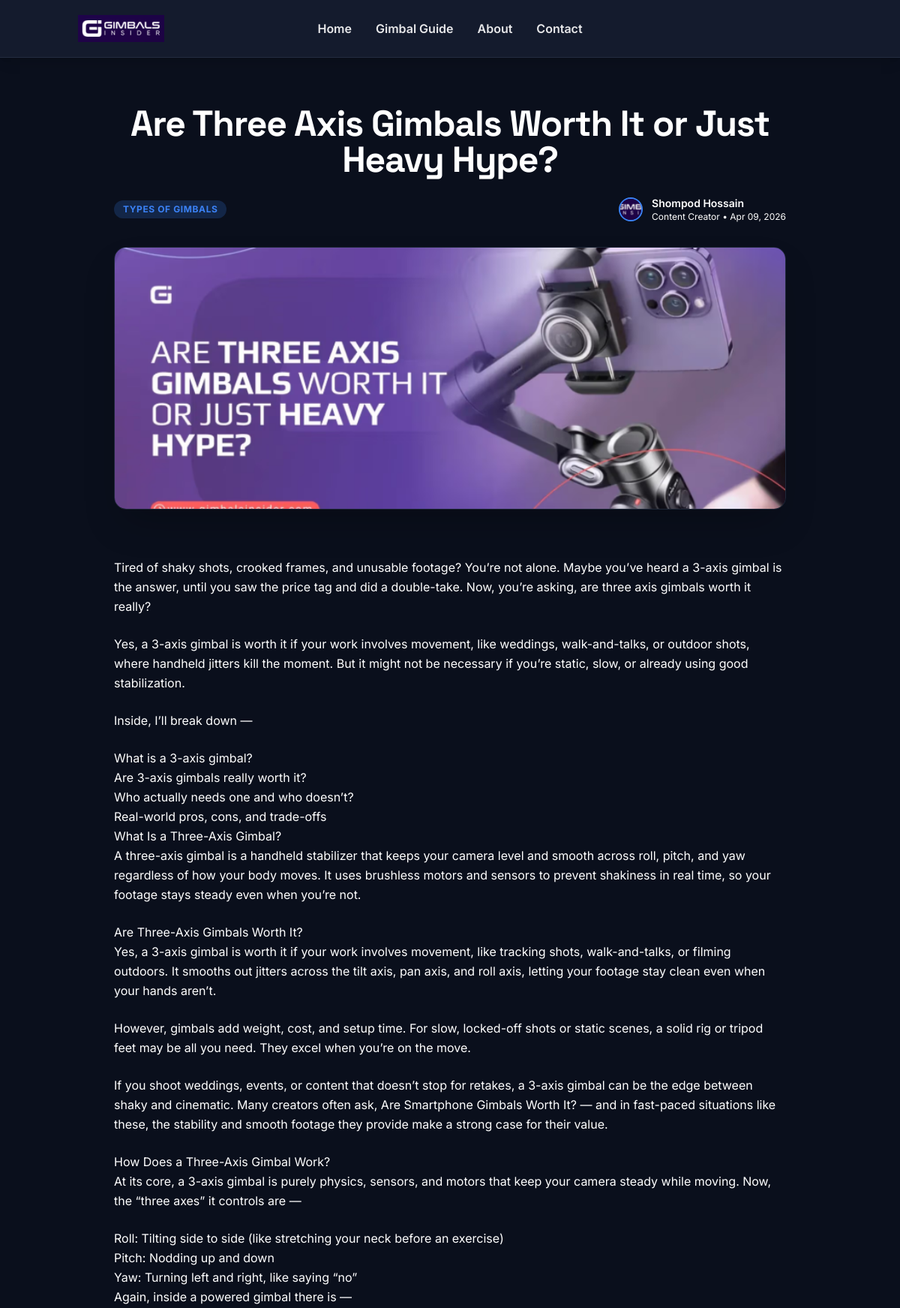
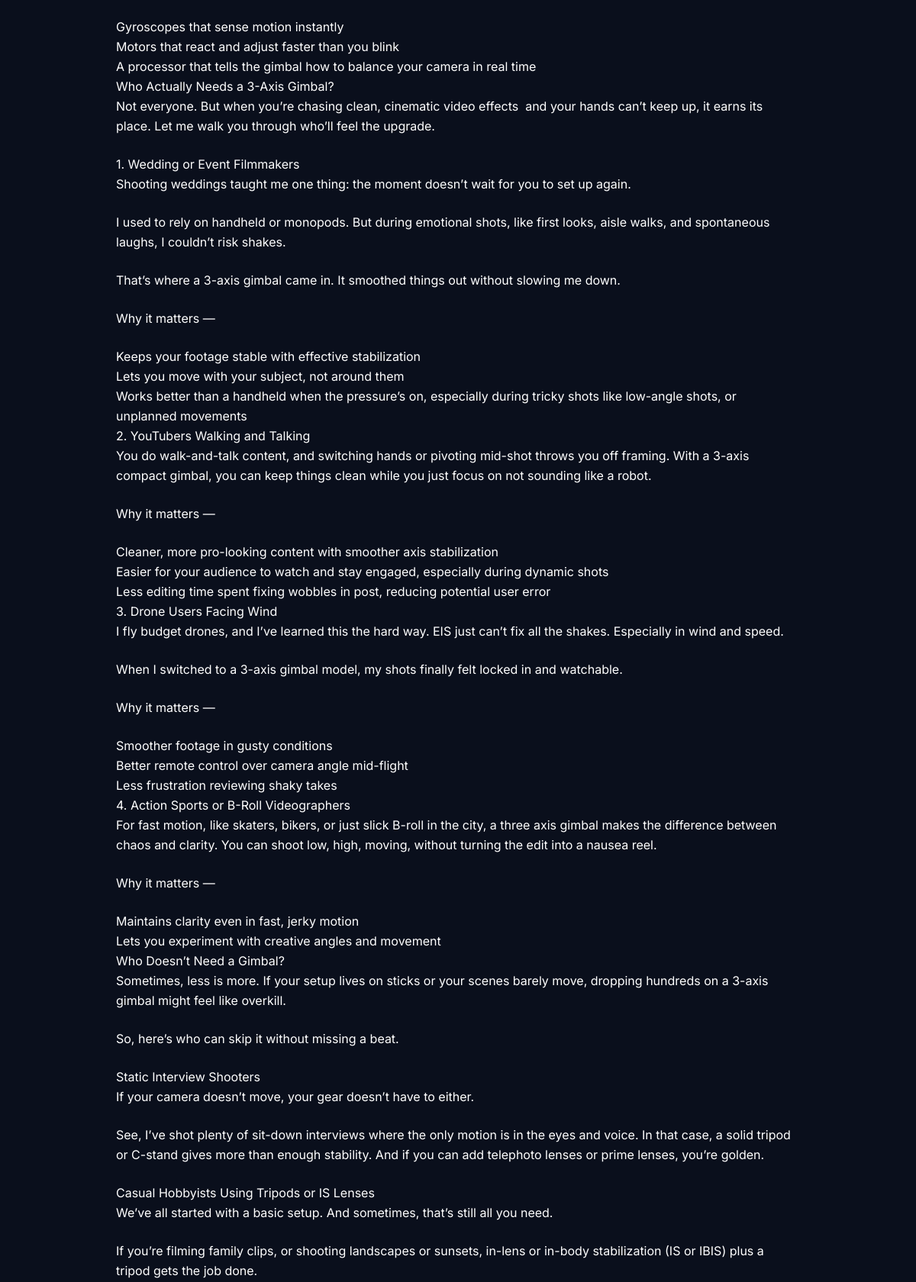
The app's page /blog/are-three-axis-gimbals-worth-it-or-just-heavy-hype/ (upper part) with its own data (2 pictures, top to bottom).
### myapp/models.py (models this page shows, shortened)
class Post(models.Model):
    title = models.CharField(max_length=200)
    slug = models.SlugField(max_length=250, unique=True, blank=True)
    content = RichTextField()
    publication_date = models.DateTimeField(default=timezone.now)
    featured_image = models.ImageField(upload_to='post_images/')
    author = models.ForeignKey(Author, on_delete=models.SET_NULL, null=True, blank=True)
    categories = models.ManyToManyField(Category, blank=True)
    class Meta:
        ordering = ['-publication_date']

class Category(models.Model):
    name = models.CharField(max_length=100)
    slug = models.SlugField(max_length=100, unique=True, blank=True)
    class Meta:
        verbose_name_plural = "Categories"

class Author(models.Model):
    name = models.CharField(max_length=100)
    bio = models.CharField(max_length=250, blank=True)
    avatar = models.ImageField(upload_to='author_avatars/', blank=True, null=True)

### myapp/views.py (the view)
# urls.py: path('blog/<slug:slug>/', views.blog_detail, name='blog_detail'),
def blog_detail(request, slug):
    post = get_object_or_404(Post, slug=slug)
    context = {
        'post': post
    }
    return render(request, 'blog_detail.html', context)

### templates/blog_detail.html (shortened to what this page needs)
{% extends 'base.html' %}
{% load static %}
{% block content %}
<main class="flex-grow">
    <section class="container mx-auto px-4 py-8 md:py-16">
        <div class="max-w-4xl mx-auto text-center reveal">
            <h1 class="text-3xl sm:text-4xl md:text-5xl font-bold font-display text-white leading-tight tracking-tight mb-6">
                {{ post.title }}
            </h1>
            <div class="flex flex-col md:flex-row md:justify-between items-center gap-4 mb-8 w-full text-center md:text-left">
                <div class="flex justify-center md:justify-start items-center gap-3">
                    {% for category in post.categories.all %}
                    <span class="px-3 py-1 text-xs font-bold uppercase tracking-wider bg-accent/20 text-accent rounded-full">{{ category.name }}</span>
                    {% endfor %}
                </div>
                {% if post.author %}
                <div class="flex items-center gap-3">
                    {% if post.author.avatar %}
                    <img src="{{ post.author.avatar.url }}"
                        alt="{{ post.author.name }}"
                        class="w-8 h-8 rounded-full object-cover border-2 border-accent"/>
                    {% endif %}
                    <div>
                        <p class="text-white font-semibold text-sm">{{ post.author.name }}</p>
                        <p class="text-muted text-xs">{{ post.author.bio }} • {{ post.publication_date|date:"M d, Y" }}</p>
                    </div>
                </div>
                {% endif %}
            </div>
            {% if post.featured_image %}
            <div class="relative rounded-2xl overflow-hidden shadow-2xl border border-border/50 reveal w-full h-[250px] md:h-[350px]">
                <img src="{{ post.featured_image.url }}"
                    alt="{{ post.title }}"
                    class="w-full h-full object-cover"/>
            </div>
            {% endif %}
        </div>
    </section>
    <section class="container mx-auto px-4 pb-20">
        <div class="max-w-4xl mx-auto">
            <article>
                <div class="prose prose-invert prose-lg max-w-none text-muted leading-relaxed space-y-6">
                    {{ post.content|safe }}
                </div>
            </article>
        </div>
    </section>
</main>
{% endblock %}

### templates/base.html (style rules this page uses)
* { font-family: 'Inter', sans-serif; }
h1, h2, h3, h4, h5, h6 { font-family: 'Space Grotesk', sans-serif; }
:root { --bg: #0A0F1C; --fg: #F8FAFC; --accent: #3B82F6; --highlight: #06B6D4; }
body { background: var(--bg ); }
.reveal { opacity: 0; transform: translateY(30px); transition: opacity 0.7s ease, transform 0.7s ease; }
.reveal.visible { opacity: 1; transform: translateY(0); }

### records on screen
Post: title "Are Three Axis Gimbals Worth It or Just Heavy Hype?", author.avatar (picture), author.name "Shompod Hossain", author.bio "Content Creator", publication_date "Apr 09, 2026", featured_image (picture), content "Tired of shaky shots, crooked frames, and unusable footage? You’re not alone. Maybe you’ve heard a 3-axis gimbal is the answer, until you saw the price tag and did a double-take. Now, you’re asking, are three axis gimbals worth it really? Yes, a 3-axis gimbal is worth it if your work involves movement, like weddings, walk-and-talks, or outdoor shots, where handheld jitters kill the moment. But it might not be necessary if you’re static, slow, or already using good stabilization. Inside, I’ll break down — What is a 3-axis gimbal? Are 3-axis gimbals really worth it? Who actually needs one and who doesn’t? Real-world pros, cons, and trade-offs What Is a Three-Axis Gimbal? A three-axis gimbal…"
Category: name "TYPES OF GIMBALS"
